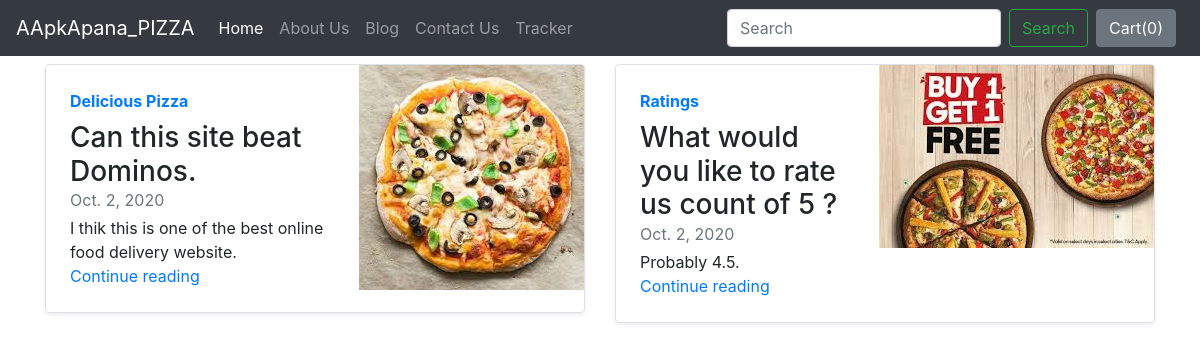
Screenshot of /blog/ with the database file from the repository.
### blog/models.py (models this page shows, shortened)
class Blogpost(models.Model):
    post_id=models.AutoField(primary_key=True)
    title=models.CharField(max_length=50)
    head0=models.CharField(max_length=50,default="")
    chead0=models.CharField(max_length=500,default="")
    head1=models.CharField(max_length=50,default="")
    chead1=models.CharField(max_length=500,default="")
    head2=models.CharField(max_length=100,default="")
    chead2=models.CharField(max_length=500,default="")
    pub_date=models.DateField()
    thumbnail=models.ImageField(upload_to="shop/images" ,default="")

### blog/views.py (the view)
# urls.py: path('',views.index)
def index(request):
    mypost=Blogpost.objects.all()
    return render(request,'blog/index.html',{'mypost':mypost})

### blog/templates/blog/index.html (shortened to what this page needs)
{% extends "blog/basic.html"%}
{% block body %}
    <div class="container">
      <div class="row my-2">
      {% for item in mypost %}
      <div class="col-md-6">
        <div class="row no-gutters border rounded overflow-hidden flex-md-row mb-4 shadow-sm h-md-250 position-relative">
          <div class="col p-4 d-flex flex-column position-static">
            <strong class="d-inline-block mb-2 text-primary">{{item.title}}</strong>
            <h3 class="mb-0">{{item.head0}}</h3>
            <div class="mb-1 text-muted">{{item.pub_date}}</div>
            <p class="card-text mb-auto">{{item.chead0}}</p>
            <a href="blogpost/{{item.post_id}}" class="stretched-link" >Continue reading</a>
          </div>
          <div class="col-auto d-none d-lg-block">
            <img src='/media/{{item.thumbnail}}' alt="">
          </div>
        </div>
      </div>
      {% if forloop.counter|divisibleby:2 %}
    </div><div class="row my-2">
    {% endif %}
    {% endfor %}
  </div>
{% endblock %}

### rows the page displays
Blogpost: title "Delicious Pizza", head0 "Can this site beat Dominos.", pub_date "Oct. 2, 2020", chead0 "I thik this is one of the best online food delivery website.", thumbnail (picture)
Blogpost: title "Ratings", head0 "What would you like to rate us count of 5 ?", pub_date "Oct. 2, 2020", chead0 "Probably 4.5.", thumbnail (picture)
